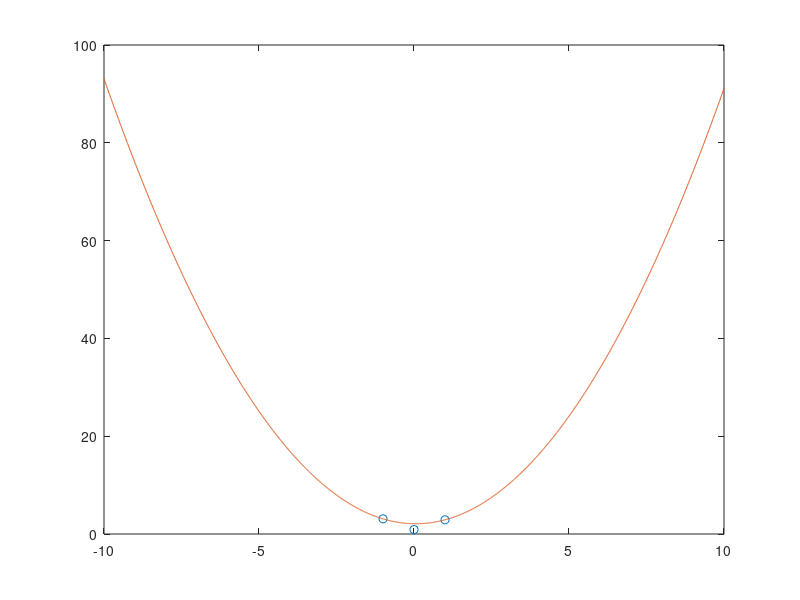

Write the MATLAB code that produced this figure.
%Dados
x = [-1 0 1];
y = [3.1 0.9 2.9];
plot (x,y,'o'), hold on


%Ajuste
A = [	3 sum(x) sum(x.^2); 
	sum(x)	sum(x.^2) sum(x.^3); 
	sum(x.^2) sum(x.^3) sum(x.^4)];
b = [	sum(y); 
	sum(x.*y); 
	sum(x.^2.*y)];
c = A\b

%Plot
xx = [-10:0.01:10];
yy = c(1)*xx.^2 + c(2)*xx + c(3);
plot (xx,yy)


